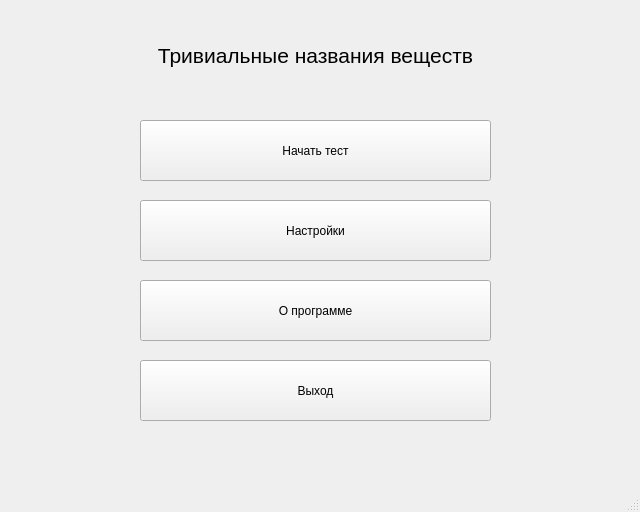
<?xml version="1.0" encoding="UTF-8"?>
<ui version="4.0">
 <class>MainWindow</class>
 <widget class="QMainWindow" name="MainWindow">
  <property name="geometry">
   <rect>
    <x>0</x>
    <y>0</y>
    <width>640</width>
    <height>512</height>
   </rect>
  </property>
  <property name="windowTitle">
   <string>MainWindow</string>
  </property>
  <property name="windowOpacity">
   <double>1.000000000000000</double>
  </property>
  <property name="toolButtonStyle">
   <enum>Qt::ToolButtonIconOnly</enum>
  </property>
  <widget class="QWidget" name="centralwidget">
   <widget class="QLabel" name="name">
    <property name="geometry">
     <rect>
      <x>20</x>
      <y>20</y>
      <width>591</width>
      <height>71</height>
     </rect>
    </property>
    <property name="font">
     <font>
      <pointsize>16</pointsize>
     </font>
    </property>
    <property name="text">
     <string>Тривиальные названия веществ</string>
    </property>
    <property name="alignment">
     <set>Qt::AlignCenter</set>
    </property>
   </widget>
   <widget class="QPushButton" name="start">
    <property name="geometry">
     <rect>
      <x>140</x>
      <y>120</y>
      <width>351</width>
      <height>61</height>
     </rect>
    </property>
    <property name="text">
     <string>Начать тест</string>
    </property>
   </widget>
   <widget class="QPushButton" name="about">
    <property name="geometry">
     <rect>
      <x>140</x>
      <y>280</y>
      <width>351</width>
      <height>61</height>
     </rect>
    </property>
    <property name="text">
     <string>О программе</string>
    </property>
   </widget>
   <widget class="QPushButton" name="settings">
    <property name="geometry">
     <rect>
      <x>140</x>
      <y>200</y>
      <width>351</width>
      <height>61</height>
     </rect>
    </property>
    <property name="text">
     <string>Настройки</string>
    </property>
   </widget>
   <widget class="QPushButton" name="exit">
    <property name="geometry">
     <rect>
      <x>140</x>
      <y>360</y>
      <width>351</width>
      <height>61</height>
     </rect>
    </property>
    <property name="text">
     <string>Выход</string>
    </property>
   </widget>
   <widget class="QLabel" name="bck">
    <property name="geometry">
     <rect>
      <x>0</x>
      <y>0</y>
      <width>641</width>
      <height>481</height>
     </rect>
    </property>
    <property name="text">
     <string/>
    </property>
   </widget>
   <zorder>bck</zorder>
   <zorder>name</zorder>
   <zorder>start</zorder>
   <zorder>about</zorder>
   <zorder>settings</zorder>
   <zorder>exit</zorder>
  </widget>
  <widget class="QMenuBar" name="menubar">
   <property name="geometry">
    <rect>
     <x>0</x>
     <y>0</y>
     <width>640</width>
     <height>26</height>
    </rect>
   </property>
  </widget>
  <widget class="QStatusBar" name="statusbar"/>
 </widget>
 <resources/>
 <connections/>
</ui>
